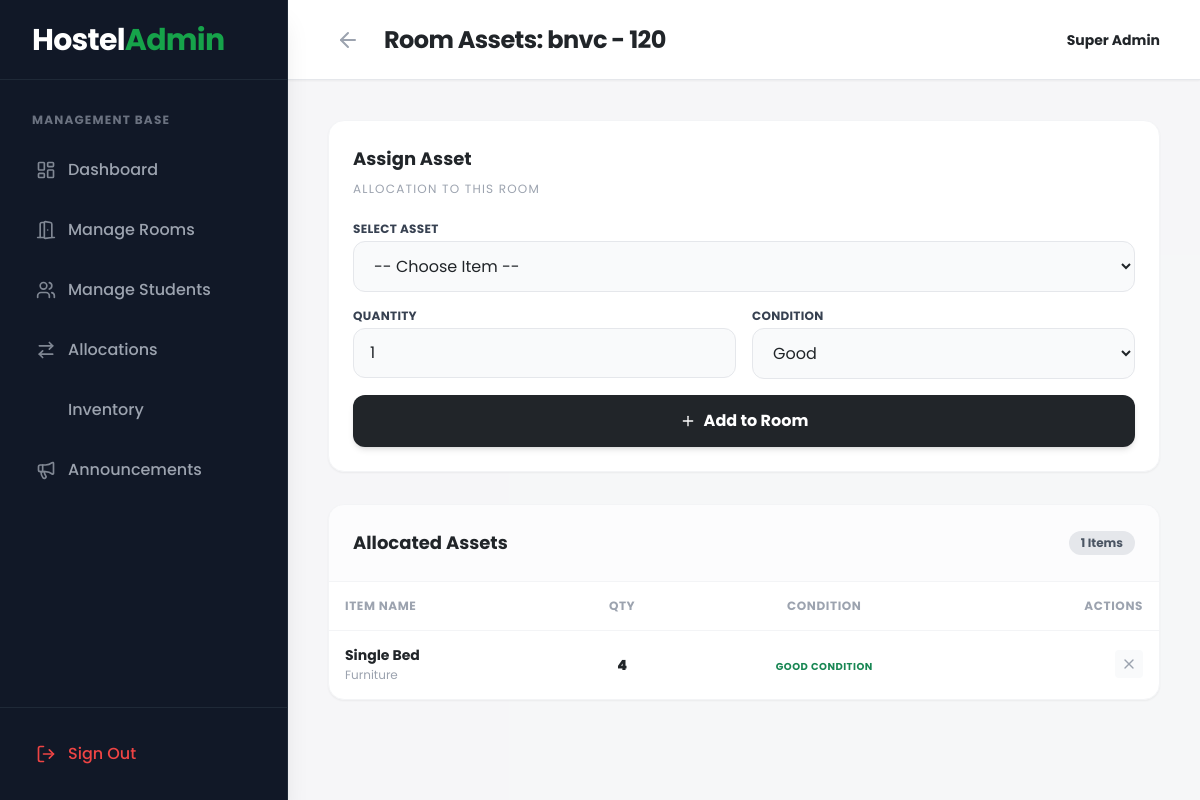
Screenshot of /admin/room_inventory.php?room_id=2 (signed in) with the database file from the repository.
### tables this page shows
CREATE TABLE `rooms` (
  `id` int(11) NOT NULL,
  `block_name` varchar(50) NOT NULL,
  `room_number` varchar(50) NOT NULL,
  `capacity` int(11) NOT NULL DEFAULT 4,
  `current_occupancy` int(11) NOT NULL DEFAULT 0,
  `room_type` enum('Standard','Premium') DEFAULT 'Standard',
  `status` enum('available','full','maintenance') DEFAULT 'available',
  `created_at` timestamp NOT NULL DEFAULT current_timestamp()
);

CREATE TABLE `room_inventory` (
  `id` int(11) NOT NULL,
  `room_id` int(11) NOT NULL,
  `item_id` int(11) NOT NULL,
  `quantity` int(11) NOT NULL DEFAULT 1,
  `condition_status` enum('Good','Damaged','Missing') DEFAULT 'Good',
  `updated_at` timestamp NOT NULL DEFAULT current_timestamp() ON UPDATE current_timestamp()
);

CREATE TABLE `inventory` (
  `id` int(11) NOT NULL,
  `item_name` varchar(100) NOT NULL,
  `category` enum('Furniture','Electronics','Bedding','Other') DEFAULT 'Furniture',
  `total_stock` int(11) NOT NULL DEFAULT 0,
  `created_at` timestamp NOT NULL DEFAULT current_timestamp()
);

### admin/room_inventory.php (the view, shortened to what this page needs)
<?php
require_once '../config/database.php';
$room_id = isset($_GET['room_id']) ? (int)$_GET['room_id'] : 0;
$room_sql = "SELECT * FROM rooms WHERE id = $room_id";
$room_res = mysqli_query($conn, $room_sql);
$room = mysqli_fetch_assoc($room_res);
$items_sql = "SELECT ri.*, i.item_name, i.category
              FROM room_inventory ri
              JOIN inventory i ON ri.item_id = i.id
              WHERE ri.room_id = $room_id
              ORDER BY i.item_name ASC";
$items_res = mysqli_query($conn, $items_sql);
$room_items = [];
if($items_res) {
    while($row = mysqli_fetch_assoc($items_res)) {
        $room_items[] = $row;
    }
}
?>
<!DOCTYPE html>
<html lang="en">
<head>
    <script src="https://cdn.tailwindcss.com"></script>
    <link rel="stylesheet" href="https://cdnjs.cloudflare.com/ajax/libs/animate.css/4.1.1/animate.min.css"/>
</head>
<body class="bg-gray-50 font-sans text-dark flex h-screen overflow-hidden antialiased">
    <?php include '../includes/admin_sidebar.php'; ?>
    <main class="flex-1 flex flex-col h-full overflow-hidden z-10 w-full">
        <header class="h-20 bg-white shadow-sm flex items-center justify-between px-6 lg:px-10 border-b border-gray-200 z-10">
            <div class="flex items-center gap-4">
                <a href="manage_rooms.php" class="text-gray-400 hover:text-primary transition p-2 rounded-lg hover:bg-gray-100">
                    <i data-lucide="arrow-left" class="w-6 h-6"></i>
                </a>
                <h1 class="text-2xl font-bold text-dark hidden sm:block tracking-tight">Room Assets: <?php echo htmlspecialchars($room['block_name'] . ' - ' . $room['room_number']); ?></h1>
            </div>
            <div class="flex items-center gap-4">
                <p class="font-bold text-dark text-sm"><?php echo htmlspecialchars($_SESSION['fullname']); ?></p>
            </div>
        </header>
        <div class="flex-1 overflow-y-auto p-6 lg:p-10 bg-gray-100/50">
            <div class="grid grid-cols-1 xl:grid-cols-3 gap-8">
                <div class="xl:col-span-1">
                    <div class="bg-white rounded-2xl animate__animated animate__fadeInUp p-6 shadow-sm border border-gray-100">
                        <h3 class="font-bold text-dark text-lg mb-2">Assign Asset</h3>
                        <p class="text-xs text-gray-400 mb-6 uppercase tracking-widest">Allocation to this room</p>
                        <form action="../actions/assign_inventory_action.php" method="POST" class="space-y-4">
                            <div>
                                <label class="block text-xs font-bold text-gray-700 mb-1 uppercase tracking-wide">Select Asset</label>
                                <select name="item_id" required class="w-full px-4 py-3 rounded-xl border border-gray-200 bg-gray-50 focus:bg-white focus:outline-none focus:ring-2 focus:ring-primary/50 transition">
                                    <option value="">-- Choose Item --</option>
                                </select>
                            </div>
                            <div class="grid grid-cols-2 gap-4">
                                <div>
                                    <label class="block text-xs font-bold text-gray-700 mb-1 uppercase tracking-wide">Quantity</label>
                                    <input type="number" name="quantity" required min="1" value="1"
                                        class="w-full px-4 py-3 rounded-xl border border-gray-200 bg-gray-50 focus:bg-white focus:outline-none focus:ring-2 focus:ring-primary/50 transition">
                                </div>
                                <div>
                                    <label class="block text-xs font-bold text-gray-700 mb-1 uppercase tracking-wide">Condition</label>
                                    <select name="condition_status" class="w-full px-4 py-3 rounded-xl border border-gray-200 bg-gray-50 focus:bg-white focus:outline-none focus:ring-2 focus:ring-primary/50 transition">
                                        <option value="Good">Good</option>
                                    </select>
                                </div>
                            </div>
                            <button type="submit" class="w-full flex justify-center items-center gap-2 bg-dark hover:bg-gray-800 text-white font-bold py-3.5 px-6 rounded-xl transition shadow-md mt-6">
                                <i data-lucide="plus" class="w-4 h-4"></i> Add to Room
                            </button>
                        </form>
                    </div>
                </div>
                <div class="xl:col-span-2">
                    <div class="bg-white rounded-2xl animate__animated animate__fadeInUp animate__delay-1s shadow-sm border border-gray-100 overflow-hidden h-full flex flex-col">
                        <div class="p-6 border-b border-gray-100 bg-gray-50/50 flex justify-between items-center">
                            <h3 class="font-bold text-dark text-lg">Allocated Assets</h3>
                            <span class="bg-gray-200 text-gray-600 font-bold px-3 py-1 rounded-full text-xs"><?php echo count($room_items); ?> Items</span>
                        </div>
                        <div class="flex-1 overflow-auto">
                            <?php if(empty($room_items)): ?>
                                <div class="p-12 text-center">
                                    <i data-lucide="briefcase" class="w-12 h-12 text-gray-300 mx-auto mb-3"></i>
                                    <h3 class="text-lg font-bold text-gray-400">No assets in this room</h3>
                                    <p class="text-sm text-gray-400 mt-1">Add beds, fans, or chairs using the form on the left.</p>
                                </div>
                            <?php else: ?>
                                <table class="w-full text-left border-collapse">
                                    <thead>
                                        <tr class="bg-white text-gray-400 text-xs uppercase tracking-wider border-b border-gray-100">
                                            <th class="p-4 font-bold">Item Name</th>
                                            <th class="p-4 font-bold text-center">Qty</th>
                                            <th class="p-4 font-bold text-center">Condition</th>
                                            <th class="p-4 font-bold text-right">Actions</th>
                                        </tr>
                                    </thead>
                                    <tbody class="divide-y divide-gray-50">
                                        <?php foreach($room_items as $item): ?>
                                            <tr class="hover:bg-gray-50/50 transition">
                                                <td class="p-4">
                                                    <p class="font-bold text-dark text-sm leading-tight"><?php echo htmlspecialchars($item['item_name']); ?></p>
                                                    <p class="text-xs text-gray-400 mt-0.5"><?php echo $item['category']; ?></p>
                                                </td>
                                                <td class="p-4 text-center">
                                                    <span class="font-black text-dark text-sm"><?php echo $item['quantity']; ?></span>
                                                </td>
                                                <td class="p-4 text-center">
                                                    <?php
                                                        $cond = $item['condition_status'];
                                                        if($cond == 'Good') echo '<span class="text-success font-bold text-[10px] uppercase tracking-wider">Good Condition</span>';
                                                        elseif($cond == 'Damaged') echo '<span class="text-warning font-bold text-[10px] uppercase tracking-wider">Damaged</span>';
                                                        else echo '<span class="text-danger font-bold text-[10px] uppercase tracking-wider">Missing Item</span>';
                                                    ?>
                                                </td>
                                                <td class="p-4 text-right">
                                                    <div class="flex justify-end gap-2">
                                                        <form action="../actions/assign_inventory_action.php" method="POST" class="inline" onsubmit="return confirm('Remove this item from the room?');">
                                                            <button type="submit" class="p-1.5 text-gray-400 hover:text-danger transition bg-gray-50 hover:bg-red-50 rounded"><i data-lucide="x" class="w-4 h-4"></i></button>
                                                        </form>
                                                    </div>
                                                </td>
                                            </tr>
                                        <?php endforeach; ?>
                                    </tbody>
                                </table>
                            <?php endif; ?>
                        </div>
                    </div>
                </div>
            </div>
        </div>
    </main>
</body>
</html>

### rows the page displays
rooms: block_name+room_number "bnvc - 120"
room_inventory: item.item_name "Single Bed", item.category "Furniture", quantity "4", condition_status "GOOD CONDITION"

### other values shown
$item['label'] "Dashboard"
$item['label'] "Manage Rooms"
$item['label'] "Manage Students"
$item['label'] "Allocations"
$item['label'] "Inventory"
$item['label'] "Announcements"
$_SESSION['fullname'] "Super Admin"
count($room_items) "1"
